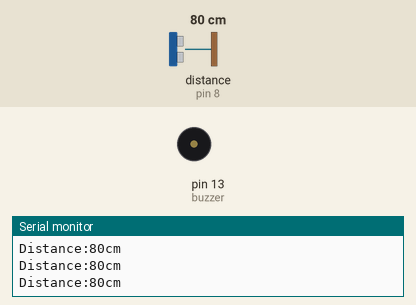
A sketch run on a simulated Arduino Uno, built with avr-gcc and run on an emulated ATmega328P. Parts: buzzer (waves = sounding), the last lines printed to the serial monitor. Wiring (inferred from the names in the program): ultrasonic range finder: trigger pin 7; echo pin 8. The inputs (shaded band) are chosen by the test bench; at power-on: distance to the obstacle (sensor on pin 8) 80 cm. The echo pulse lasts 58.3 µs per cm.

Above: at 1.2 s.
1.3 s: distance to the obstacle (sensor on pin 8) set to 66 cm
4.3 s: distance to the obstacle (sensor on pin 8) set to 58 cm
At 4.8 s:
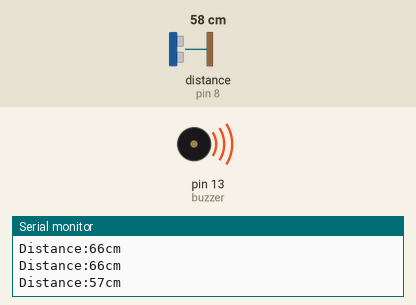
7.3 s: distance to the obstacle (sensor on pin 8) set to 120 cm
At 8.6 s:
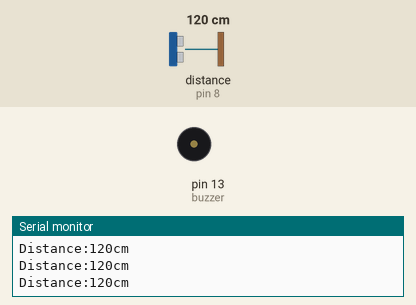
Timing chart, 0 to 10.3 s (numbered marks = the images above; inputs shaded):
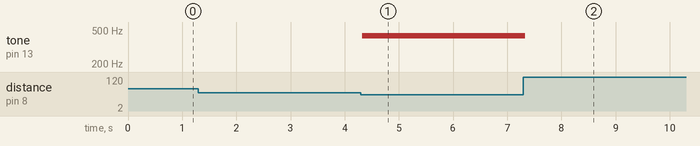

The sketch:

Custom_accordion.ino
```cpp
// (licence header left out)
#define NTC1 262
#define NTC2 294
#define NTC3 330
#define NTC4 350
#define NTC5 393
#define NTC6 441
#define NTC7 495
#define NTC8 430


int Echo = 8;
int Trig = 7;
int buzzer=13;
int Distance = 0;
void setup()
{
  Serial.begin(9600);
  pinMode(Echo, INPUT);
  pinMode(Trig, OUTPUT);
  pinMode(buzzer,OUTPUT);
}


void Distance_test()
{
  digitalWrite(Trig, LOW);   //Give the trigger pin a low level of 2μs
  delayMicroseconds(2);
  digitalWrite(Trig, HIGH);  //Give the trigger pin a high level of at least 10 μs
  delayMicroseconds(10);
  digitalWrite(Trig, LOW);    //Continue to give trigger pin low level
  float Fdistance = pulseIn(Echo, HIGH);  //Read high time (unit: microsecond)
  Fdistance= Fdistance/58;       //Y meters = (X seconds * 344) / 2
  // X seconds=（ 2*Y meters）/344 ==》X seconds=0.0058*Y meters ==》cm = microseconds/58
  Distance = Fdistance;
  Serial.print("Distance:");
  Serial.print(Distance);
  Serial.println("cm");
}

void loop()
{
  Distance_test();
  if((0<Distance)&(Distance<8))
  {
    tone(buzzer,NTC1);
    delay(1000);   //Adjust the delay according to the beat
    noTone(buzzer);
  }
  else if((8<Distance)&(Distance<16))
  {
    tone(buzzer,NTC2);
    delay(1000);
    noTone(buzzer);
  }
  else if((16<Distance)&(Distance<24))
  {
    tone(buzzer,NTC3);
    delay(1000);
    noTone(buzzer);
  }
  else if((24<Distance)&(Distance<32))
  {
    tone(buzzer,NTC4);
    delay(1000);
    noTone(buzzer);
  }
  else if((32<Distance)&(Distance<40))
  {
    tone(buzzer,NTC5);
    delay(1000);
    noTone(buzzer);
  }
  else if((40<Distance)&(Distance<48))
  {
    tone(buzzer,NTC6);
    delay(1000);
    noTone(buzzer);
  }
  else if((48<Distance)&(Distance<56))
  {
    tone(buzzer,NTC7);
    delay(1000);
    noTone(buzzer);
  }
  else if((56<Distance)&(Distance<64))
  {
    tone(buzzer,NTC8);
    delay(1000);
    noTone(buzzer);
  }
  else
  {
    noTone(buzzer);
  }
}
```

Measured:
- the behaviour switches between 64 and 63 cm on distance to the obstacle (sensor on pin 8) (found by bisection; images 0 and 1)
- after the input at 4.3 s, tone on pin 13 (buzzer): silent → 430 Hz at once
- after the input at 7.3 s, tone on pin 13 (buzzer): 430 Hz → silent at once
